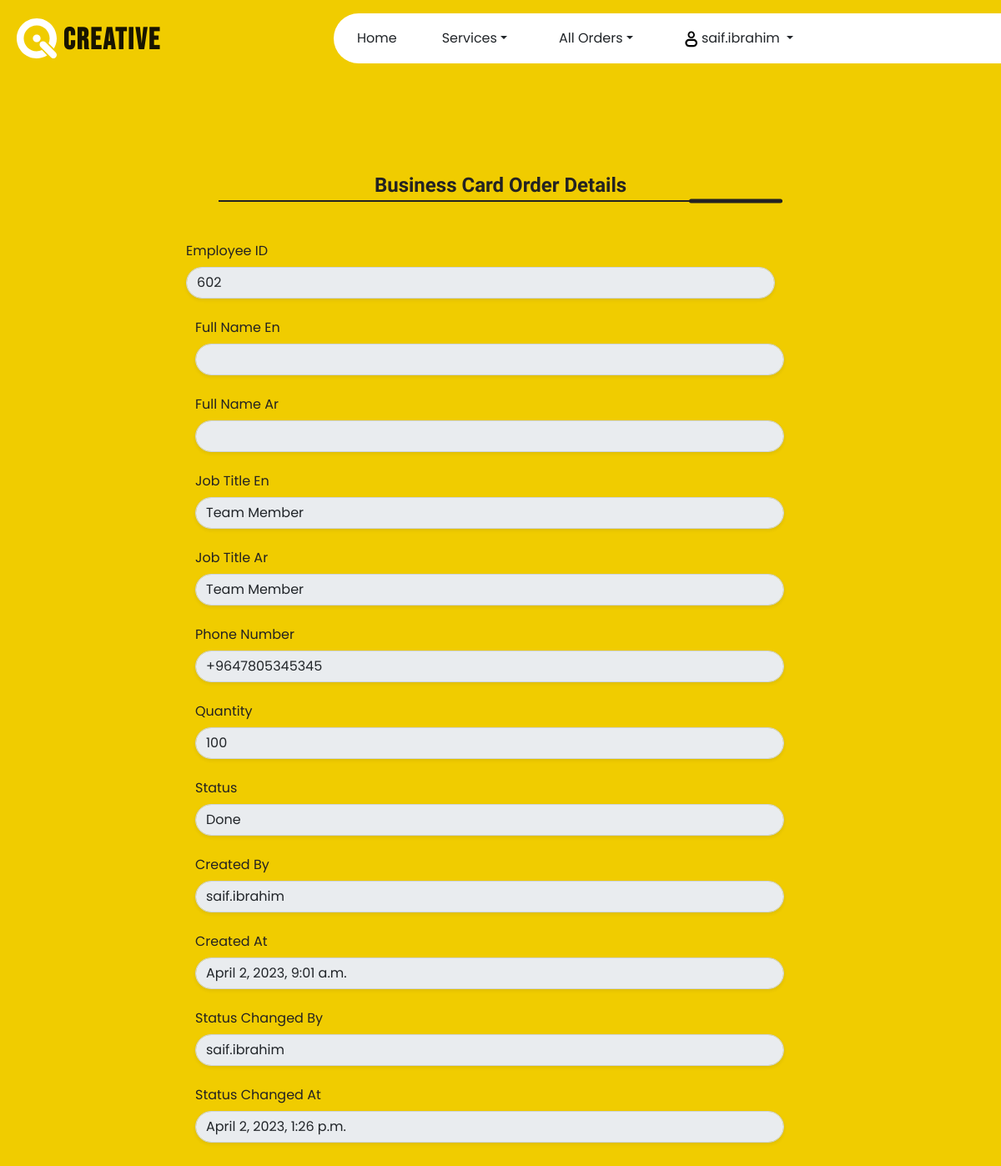
The page /business_order/11 (signed in) on the database as committed earlier.
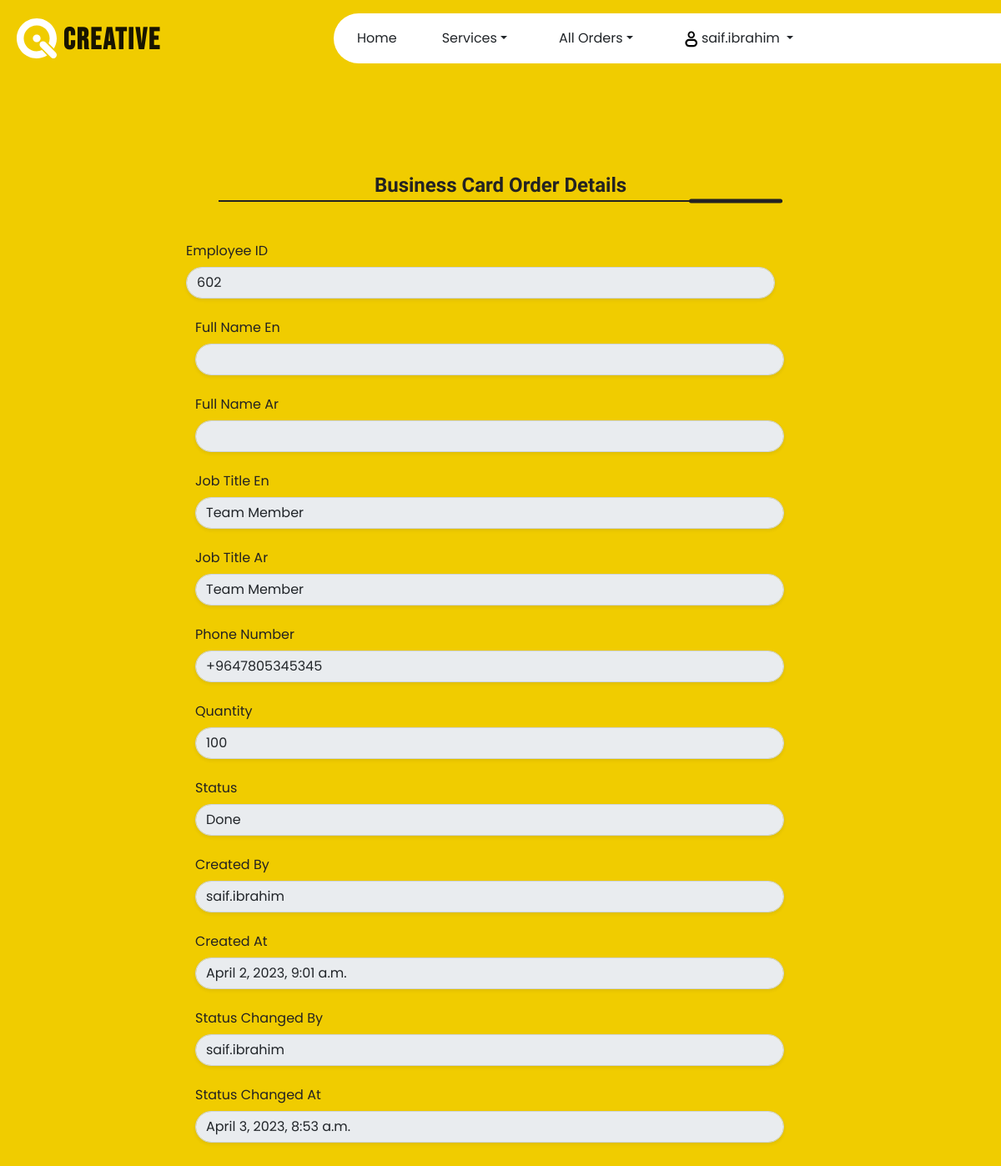
The same page on the database as committed later.
### businesscard/models.py (models this page shows, shortened)
class BusinessRequest(models.Model):
    id = models.AutoField(primary_key=True, )
    user = models.ForeignKey(User, related_name='%(class)s_user',
                             null=True, blank=True, on_delete=models.CASCADE)
    employee_id = models.BigIntegerField(blank=False, null=False)
    first_name_en = models.CharField(
        max_length=250, blank=False, null=False, verbose_name='First Name En')
    last_name_en = models.CharField(
        max_length=250, blank=True, null=True, verbose_name='Last Name En')
    first_name_ar = models.CharField(
        max_length=250, blank=False, null=False, verbose_name='First Name Ar')
    last_name_ar = models.CharField(
        max_length=250, blank=True, null=True, verbose_name='last Name Ar')
    job_title = models.CharField(
        max_length=250, blank=False, null=False, verbose_name='Job Title En')
    job_title_ar = models.CharField(
        max_length=250, blank=False, null=False, verbose_name='Job Title Ar')
    phone = PhoneNumberField(verbose_name="Phone Number")
    quantity = models.BigIntegerField(blank=False, null=False)
    pdf = models.FileField(upload_to='pdf/%Y/%m/%d/', verbose_name='PDF')
    created_at = models.DateTimeField(
        auto_now_add=True, editable=False, verbose_name='Created at')
    status = models.CharField(choices=STATUS, default='Pending', max_length=250, blank=False, null=False,
                              verbose_name='Status')
    status_change_by = models.ForeignKey(User, related_name='%(class)s_status_change_by', null=True, blank=True,
                                         on_delete=models.CASCADE)
    status_change_at = models.DateTimeField(
        editable=False, null=True, blank=True, verbose_name='Status Change By')
    modified_at = models.DateTimeField(
        auto_now=True, editable=False, verbose_name='Modified at')
    created_by = models.ForeignKey(
        User, related_name='%(class)s_createdby', on_delete=models.CASCADE, blank=True, null=True, editable=False,
        verbose_name='Created by')
    modified_by = models.ForeignKey(
        User, related_name='%(class)s_modifiedby', null=True, blank=True, on_delete=models.CASCADE, editable=False,
        verbose_name='Modified by')

### accounts/models.py (models this page shows, shortened)
class User(AbstractBaseUser, PermissionsMixin):
    id = models.AutoField(primary_key=True, )
    phone = PhoneNumberField()
    firstname = models.CharField(verbose_name=_("first name"), max_length=30)
    lastname = models.CharField(verbose_name=_("last name"), max_length=30)
    email = models.EmailField(verbose_name=_("email"), max_length=60, unique=True)
    username = models.CharField(max_length=30, unique=True, verbose_name=_('Username'))
    last_login = models.DateTimeField(verbose_name=_('last login'), auto_now=True)
    is_businesscard_admin = models.BooleanField(default=False, verbose_name=_('Is Business Card admin'))
    is_servicecenter_admin = models.BooleanField(default=False, verbose_name=_('Is Service Center admin'))
    is_active = models.BooleanField(default=True, verbose_name=_('Is active'))
    is_staff = models.BooleanField(default=False, verbose_name=_('Is staff'))
    is_superuser = models.BooleanField(default=False, verbose_name=_('Is superuser'))
    created_at = models.DateTimeField(auto_now_add=True,editable=False,verbose_name=_('Created at'))
    modified_at = models.DateTimeField(auto_now=True,editable=False,verbose_name=_('Modified at'))
    created_by = models.ForeignKey(
        'User', related_name='%(class)s_createdby', on_delete=models.CASCADE, blank=True, null=True,editable=False,verbose_name=_('Created by'))
    modified_by = models.ForeignKey(
        'User', related_name='%(class)s_modifiedby', null=True, blank=True, on_delete=models.CASCADE,editable=False,verbose_name=_('Modified by'))
    USERNAME_FIELD = 'email'
    REQUIRED_FIELDS = ['username']
    objects = UserManager()
    def __str__(self):
        return str(self.username)
    class Meta:
        verbose_name = _('User')
        verbose_name_plural = _('Users')

### businesscard/views.py (the view)
# urls.py: path('<int:brid>', login_required(BusinessRequestDetails),
def BusinessRequestDetails(request, brid):
    user = request.user
    br = BusinessRequest.objects.get(id=brid)
    if user == br.created_by or user.is_superuser or user.is_businesscard_admin:
        context = {
            'object': br,
        }
        return render(request, 'businesscard/BusinessRequestDetails.html', context)
    else:
        return redirect('must_authenticate')

### templates/businesscard/BusinessRequestDetails.html (shortened to what the changed rows need)
{% extends "layout.html" %}
{% block content %}
{% load static %}
<section class="bcard-container flex-1">
    <div class="my-container  pb-5">
        <div class="bcard-box">
            <div class="row responsive-section align-items-center">
                <form action="" method="post">
                    <h1 class="font-roleway text-center font-extrabold justify-center text-qitext text-3xl xl:text-5xl">
                        Business Card Order
                        Details</h1>
                    <div class="row input-group">
                        <div class="mb-3 row justify-content-md-center">
                            <div class="col-sm-10">
                                <label class="col-form-label" for="employee_id">Employee ID</label>
                                <input class="form-control rounded-full shadow-sm" id="staticEmail" name="employee_id" readonly type="text" value="{{ object.employee_id }}">
                            </div>
                        </div>
                        <div class="mb-3 row justify-content-md-center">
                            <div class="col-sm-10">
                                <label class="col-form-label" for="job_title">Job Title En</label>
                                <input class="form-control rounded-full shadow-sm" name="job_title" readonly type="text" value="{{object.job_title}}">
                            </div>
                        </div>
                        <div class="mb-3 row justify-content-md-center">
                            <div class="col-sm-10">
                                <label class="col-form-label" for="job_title_ar">Job Title Ar</label>
                                <input class="form-control rounded-full shadow-sm" id="jobTitleAr" name="job_title_ar" readonly type="text" value="{{ object.job_title_ar }}">
                            </div>
                        </div>
                        <div class="mb-3 row justify-content-md-center">
                            <div class="col-sm-10">
                                <label class="col-form-label" for="phone">Phone Number</label>
                                <input class="form-control rounded-full shadow-sm" id="phoneNumber" name="phone" readonly type="text" value="{{ object.phone }}">
                            </div>
                        </div>
                        <div class="mb-3 row justify-content-md-center">
                            <div class="col-sm-10">
                                <label class="col-form-label" for="quantity">Quantity</label>
                                <input class="form-control rounded-full shadow-sm" name="quantity" readonly type="number" value="{{ object.quantity }}">
                            </div>
                        </div>
                        <div class="mb-3 row justify-content-md-center">
                            <div class="col-sm-10">
                                <label class="col-form-label" for="status">Status</label>
                                <input class="form-control rounded-full shadow-sm" id="status" name="status" readonly type="text" value="{{ object.status }}">
                            </div>
                        </div>
                        <div class="mb-3 row justify-content-md-center">
                            <div class="col-sm-10">
                                <label class="col-form-label" for="created_by">Created By</label>
                                <input class="form-control rounded-full shadow-sm" name="created_by" readonly type="text" value="{{ object.created_by }}">
                            </div>
                        </div>
                        <div class="mb-3 row justify-content-md-center">
                            <div class="col-sm-10">
                                <label class="col-form-label" for="created_at">Created At</label>
                                <input class="form-control rounded-full shadow-sm" name="created_at" readonly type="text" value="{{ object.created_at }}">
                            </div>
                        </div>
                        <div class="mb-3 row justify-content-md-center">
                            <div class="col-sm-10">
                                <label class="col-form-label" for="status_change_by">Status Changed By</label>
                                <input class="form-control rounded-full shadow-sm" name="status_change_by" readonly type="text" value="{{ object.status_change_by }}">
                            </div>
                        </div>
                        <div class="mb-3 row justify-content-md-center">
                            <div class="col-sm-10">
                                <label class="col-form-label" for="status_change_at">Status Changed At</label>
                                <input class="form-control rounded-full shadow-sm" name="status_change_at" readonly type="text" value="{{ object.status_change_at }}">
                            </div>
                        </div>
                    </div>
                </form>
            </div>
        </div>
    </div>
</section>
{% endblock %}

Rows that differ between the two databases and show on the page:
changed BusinessRequest "Team Member": status_change_at "April 2, 2023, 1:26 p.m." → "April 3, 2023, 8:53 a.m."
